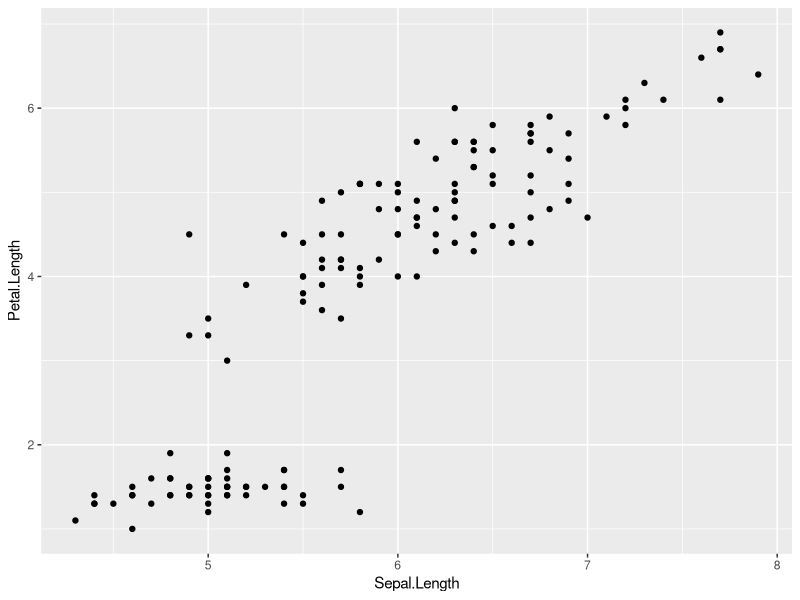
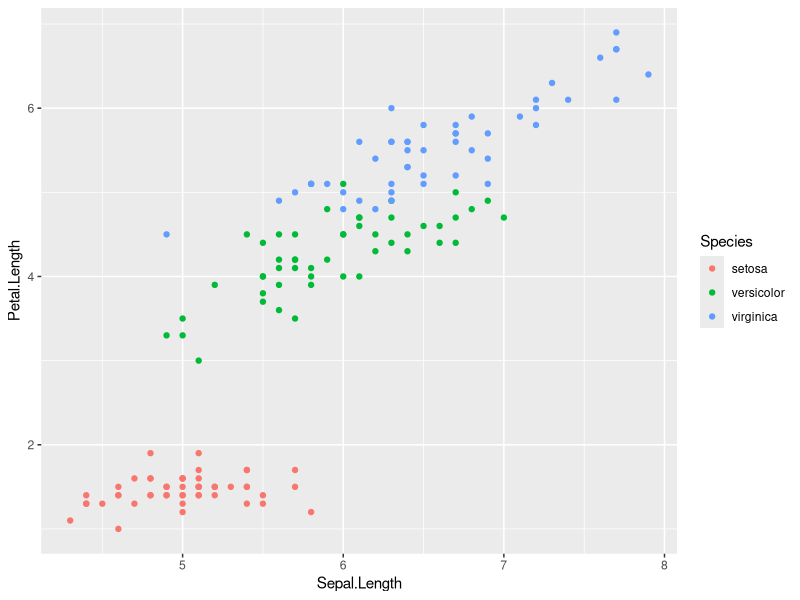
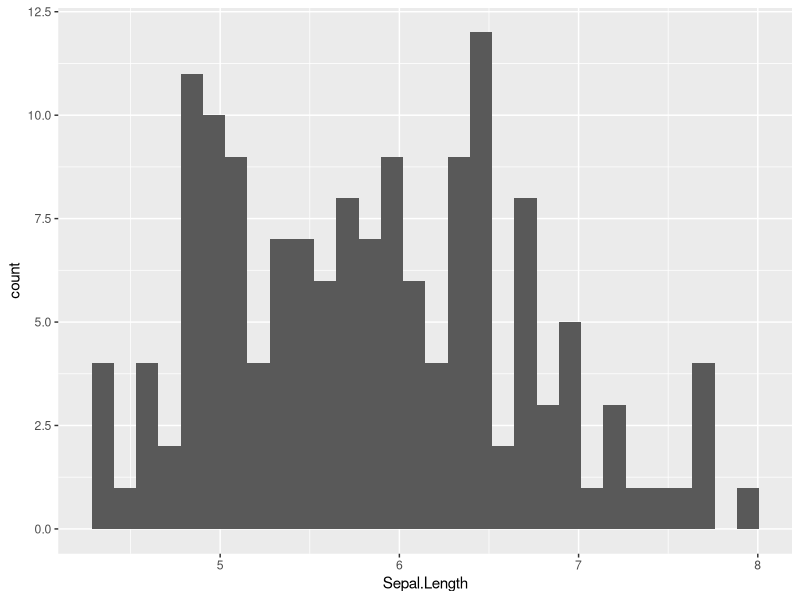
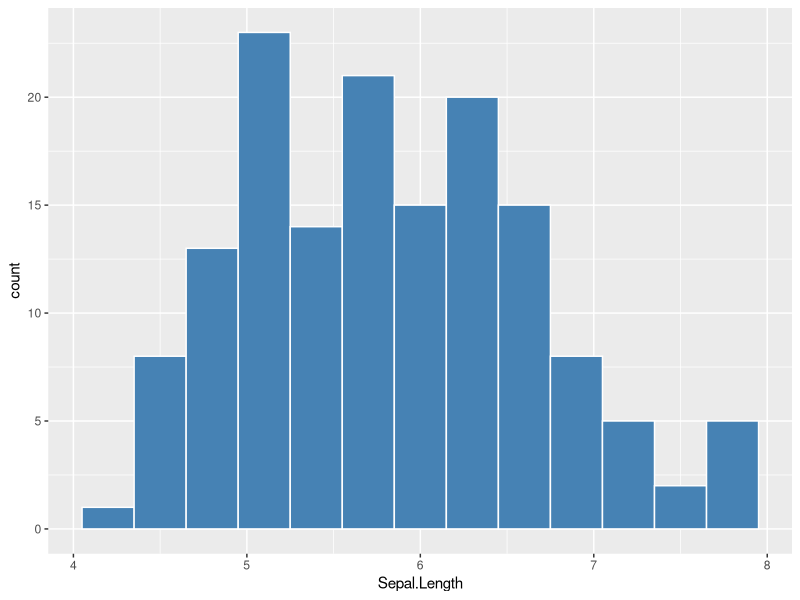
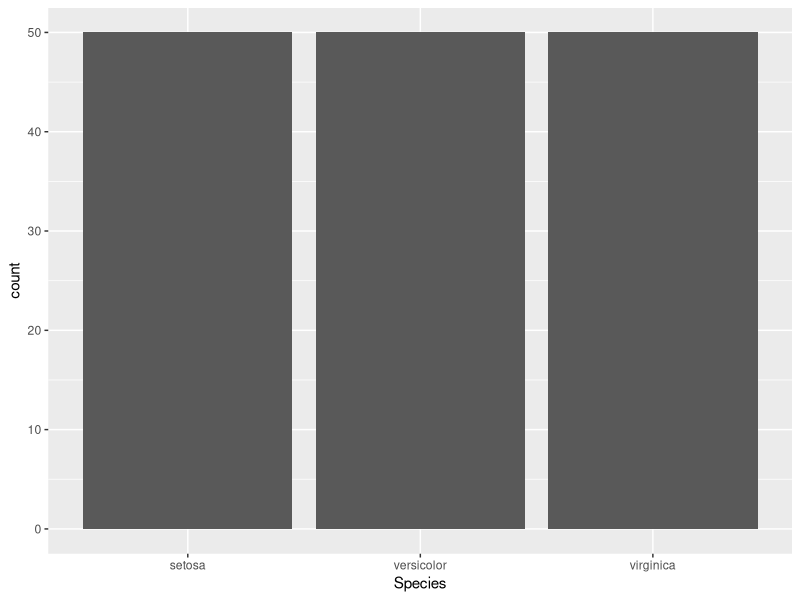
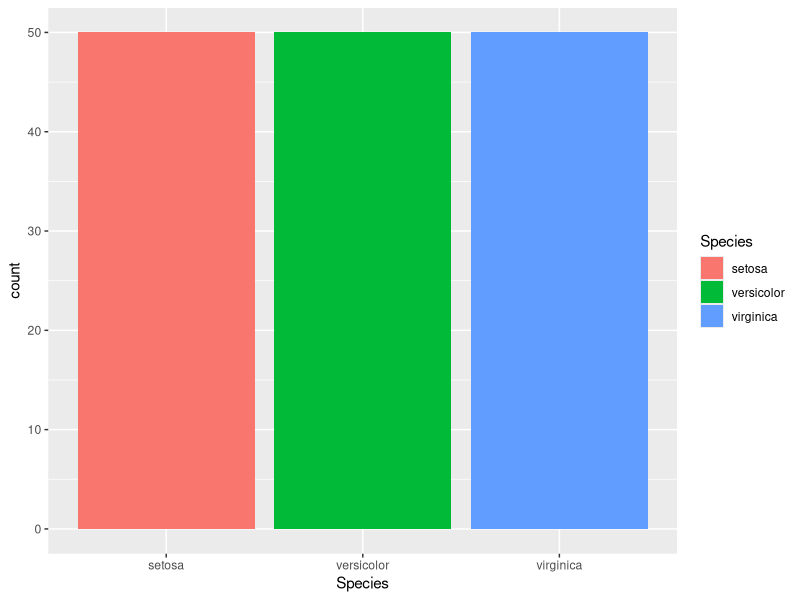
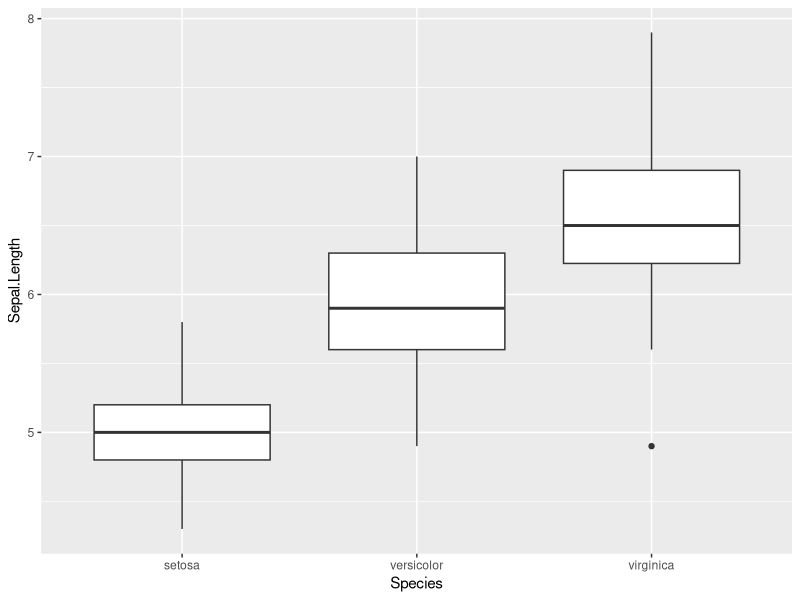
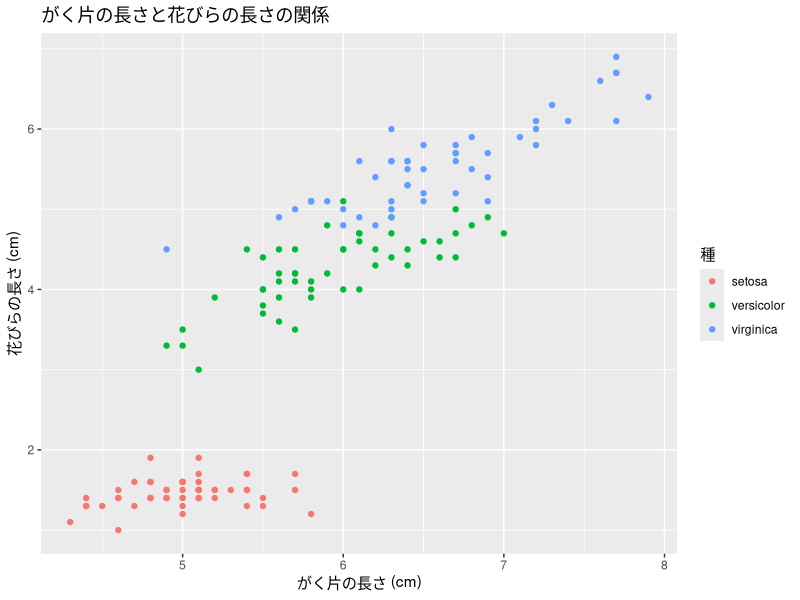

R code for these plots, in order:
## ---- chunk 1
knitr::opts_chunk$set(echo = TRUE, warning = FALSE, message = FALSE,
                      fig.width = 7, fig.height = 4)
## ---- chunk 2
# tidyverse を読み込む（ggplot2が含まれる）
library(tidyverse)
## ---- chunk 3
# データの確認
head(iris)      # 最初の6行を表示
## ---- chunk 4
# データの概要
str(iris)
## ---- chunk 5
# 基本統計量
summary(iris)
## ---- chunk 6
ggplot(data = iris, aes(x = Sepal.Length, y = Petal.Length)) +
  geom_point()
## ---- chunk 7
ggplot(data = iris, aes(x = Sepal.Length, y = Petal.Length, color = Species)) +
  geom_point()
## ---- chunk 8
ggplot(data = iris, aes(x = Sepal.Length)) +
  geom_histogram()
## ---- chunk 9
ggplot(data = iris, aes(x = Sepal.Length)) +
  geom_histogram(binwidth = 0.3, fill = "steelblue", color = "white")
## ---- chunk 10
ggplot(data = iris, aes(x = Species)) +
  geom_bar()
## ---- chunk 11
ggplot(data = iris, aes(x = Species, fill = Species)) +
  geom_bar()
## ---- chunk 12
ggplot(data = iris, aes(x = Species, y = Sepal.Length)) +
  geom_boxplot()
## ---- chunk 13
ggplot(data = iris, aes(x = Sepal.Length, y = Petal.Length, color = Species)) +
  geom_point() +
  labs(
    title = "がく片の長さと花びらの長さの関係",
    x = "がく片の長さ (cm)",
    y = "花びらの長さ (cm)",
    color = "種"
  )
